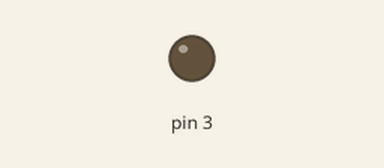
Bench run of a sketch on a simulated Arduino Uno, built with avr-gcc and run on an emulated ATmega328P. Shown: output pins drawn as LEDs (lit = HIGH).

Above: at 0.8 s.
At 2.7 s:
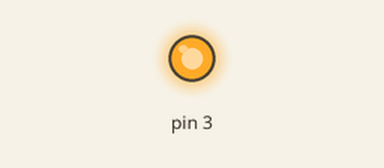
Timing chart, 0 to 3.0 s (numbered marks = the images above):
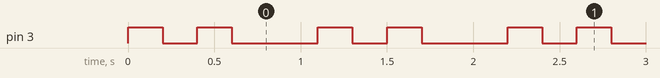

Measured:
- by itself, pin 3: repeats every 1.1 s: LOW 0.20 s, HIGH 0.20 s, LOW 0.50 s, HIGH 0.20 s
- by itself, everything shown: repeats every 1.1 s, in 4 steps

The sketch:

challenge_1b.ino
```cpp
int led1 = 3;

void setup () {

  pinMode(3, OUTPUT);

}

void loop () {

  digitalWrite(3, HIGH);
  delay(200);
  digitalWrite(3, LOW);
  delay(200);

  digitalWrite(3, HIGH);
  delay(200);
  digitalWrite(3, LOW);
  delay(500);
}
```
